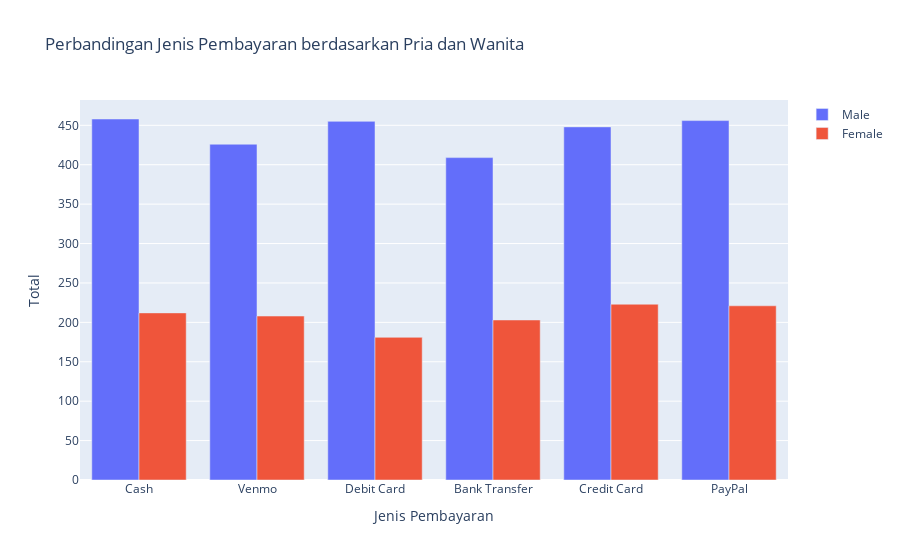

Notebook code cell kept with this figure:
### Code cell
# Menghitung jenis pembayaran 
male_payment_counts = data_male['Payment Method'].value_counts()
female_payment_counts = data_female['Payment Method'].value_counts()

# Menyamakan kategori untuk pria dan wanita agar data bisa dibandingkan
categories = list(set(male_payment_counts.index) | set(female_payment_counts.index))  # Menggabungkan kategori unik
male_counts = [male_payment_counts.get(payment, 0) for payment in categories]
female_counts = [female_payment_counts.get(payment, 0) for payment in categories]

# Membuat bar chart
fig = go.Figure(data=[
    go.Bar(name='Male', x=categories, y=male_counts),
    go.Bar(name='Female', x=categories, y=female_counts)
])

# Menambahkan judul dan label
fig.update_layout(
    title='Perbandingan Jenis Pembayaran berdasarkan Pria dan Wanita',
    xaxis_title='Jenis Pembayaran',
    yaxis_title='Total',
    barmode='group'  # Menggunakan grup bar chart
)

# Menampilkan plot
fig.show()

### Figure 1 — Plotly figure (JSON) as saved in the notebook; plotly's stock layout.template omitted (floating-point values rounded to 4 significant figures)
{"data": [{"name": "Male", "type": "bar", "x": ["Cash", "Venmo", "Debit Card", "Bank Transfer", "Credit Card", "PayPal"], "y": [458, 426, 455, 409, 448, 456]}, {"name": "Female", "type": "bar", "x": ["Cash", "Venmo", "Debit Card", "Bank Transfer", "Credit Card", "PayPal"], "y": [212, 208, 181, 203, 223, 221]}], "layout": {"barmode": "group", "title": {"text": "Perbandingan Jenis Pembayaran berdasarkan Pria dan Wanita"}, "xaxis": {"title": {"text": "Jenis Pembayaran"}}, "yaxis": {"title": {"text": "Total"}}}}
